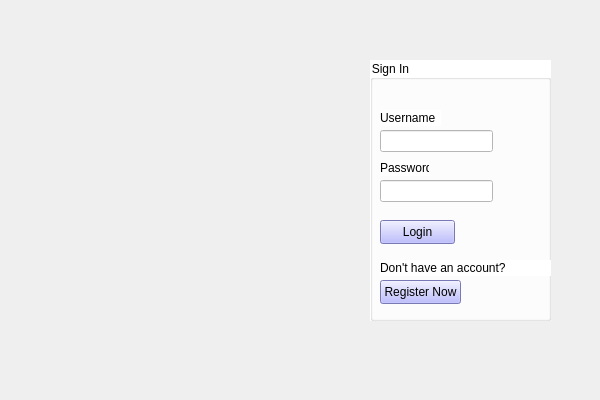
<?xml version="1.0" encoding="UTF-8"?>
<ui version="4.0">
 <class>FrontEndClass</class>
 <widget class="QMainWindow" name="FrontEndClass">
  <property name="geometry">
   <rect>
    <x>0</x>
    <y>0</y>
    <width>600</width>
    <height>400</height>
   </rect>
  </property>
  <property name="minimumSize">
   <size>
    <width>600</width>
    <height>400</height>
   </size>
  </property>
  <property name="maximumSize">
   <size>
    <width>600</width>
    <height>400</height>
   </size>
  </property>
  <property name="windowTitle">
   <string>Skribbl</string>
  </property>
  <property name="windowIcon">
   <iconset resource="FrontEnd.qrc">
    <normaloff>:/FrontEnd/assets/images/Skribbl.io_2022_(Icon).png</normaloff>:/FrontEnd/assets/images/Skribbl.io_2022_(Icon).png</iconset>
  </property>
  <widget class="QWidget" name="centralWidget">
   <widget class="QGroupBox" name="groupBox">
    <property name="geometry">
     <rect>
      <x>370</x>
      <y>60</y>
      <width>181</width>
      <height>261</height>
     </rect>
    </property>
    <property name="styleSheet">
     <string notr="true">background-color: rgb(255, 255, 255);</string>
    </property>
    <property name="title">
     <string>Sign In</string>
    </property>
    <widget class="QLabel" name="label_username">
     <property name="geometry">
      <rect>
       <x>10</x>
       <y>50</y>
       <width>61</width>
       <height>16</height>
      </rect>
     </property>
     <property name="text">
      <string>Username</string>
     </property>
    </widget>
    <widget class="QLabel" name="label_password">
     <property name="geometry">
      <rect>
       <x>10</x>
       <y>100</y>
       <width>49</width>
       <height>16</height>
      </rect>
     </property>
     <property name="text">
      <string>Password</string>
     </property>
    </widget>
    <widget class="QLineEdit" name="lineEdit_username">
     <property name="geometry">
      <rect>
       <x>10</x>
       <y>70</y>
       <width>113</width>
       <height>22</height>
      </rect>
     </property>
    </widget>
    <widget class="QLineEdit" name="lineEdit_password">
     <property name="geometry">
      <rect>
       <x>10</x>
       <y>120</y>
       <width>113</width>
       <height>22</height>
      </rect>
     </property>
    </widget>
    <widget class="QPushButton" name="pushButton_login">
     <property name="geometry">
      <rect>
       <x>10</x>
       <y>160</y>
       <width>75</width>
       <height>24</height>
      </rect>
     </property>
     <property name="styleSheet">
      <string notr="true">background-color: rgb(170, 170, 255);</string>
     </property>
     <property name="text">
      <string>Login</string>
     </property>
    </widget>
    <widget class="QPushButton" name="pushButton">
     <property name="geometry">
      <rect>
       <x>10</x>
       <y>220</y>
       <width>81</width>
       <height>24</height>
      </rect>
     </property>
     <property name="styleSheet">
      <string notr="true">background-color: rgb(170, 170, 255);</string>
     </property>
     <property name="text">
      <string>Register Now</string>
     </property>
    </widget>
    <widget class="QLabel" name="label">
     <property name="geometry">
      <rect>
       <x>10</x>
       <y>200</y>
       <width>171</width>
       <height>16</height>
      </rect>
     </property>
     <property name="text">
      <string>Don't have an account? </string>
     </property>
    </widget>
   </widget>
   <widget class="QLabel" name="label_background">
    <property name="geometry">
     <rect>
      <x>0</x>
      <y>-20</y>
      <width>601</width>
      <height>421</height>
     </rect>
    </property>
    <property name="text">
     <string/>
    </property>
    <property name="pixmap">
     <pixmap resource="FrontEnd.qrc">:/FrontEnd/assets/images/background.png</pixmap>
    </property>
    <property name="scaledContents">
     <bool>true</bool>
    </property>
   </widget>
   <widget class="QLabel" name="label_iconSkribbl">
    <property name="geometry">
     <rect>
      <x>70</x>
      <y>160</y>
      <width>211</width>
      <height>61</height>
     </rect>
    </property>
    <property name="text">
     <string/>
    </property>
    <property name="pixmap">
     <pixmap resource="FrontEnd.qrc">:/FrontEnd/assets/images/logo.gif</pixmap>
    </property>
    <property name="scaledContents">
     <bool>true</bool>
    </property>
   </widget>
   <zorder>label_background</zorder>
   <zorder>groupBox</zorder>
   <zorder>label_iconSkribbl</zorder>
  </widget>
 </widget>
 <layoutdefault spacing="6" margin="11"/>
 <resources>
  <include location="FrontEnd.qrc"/>
 </resources>
 <connections/>
</ui>
